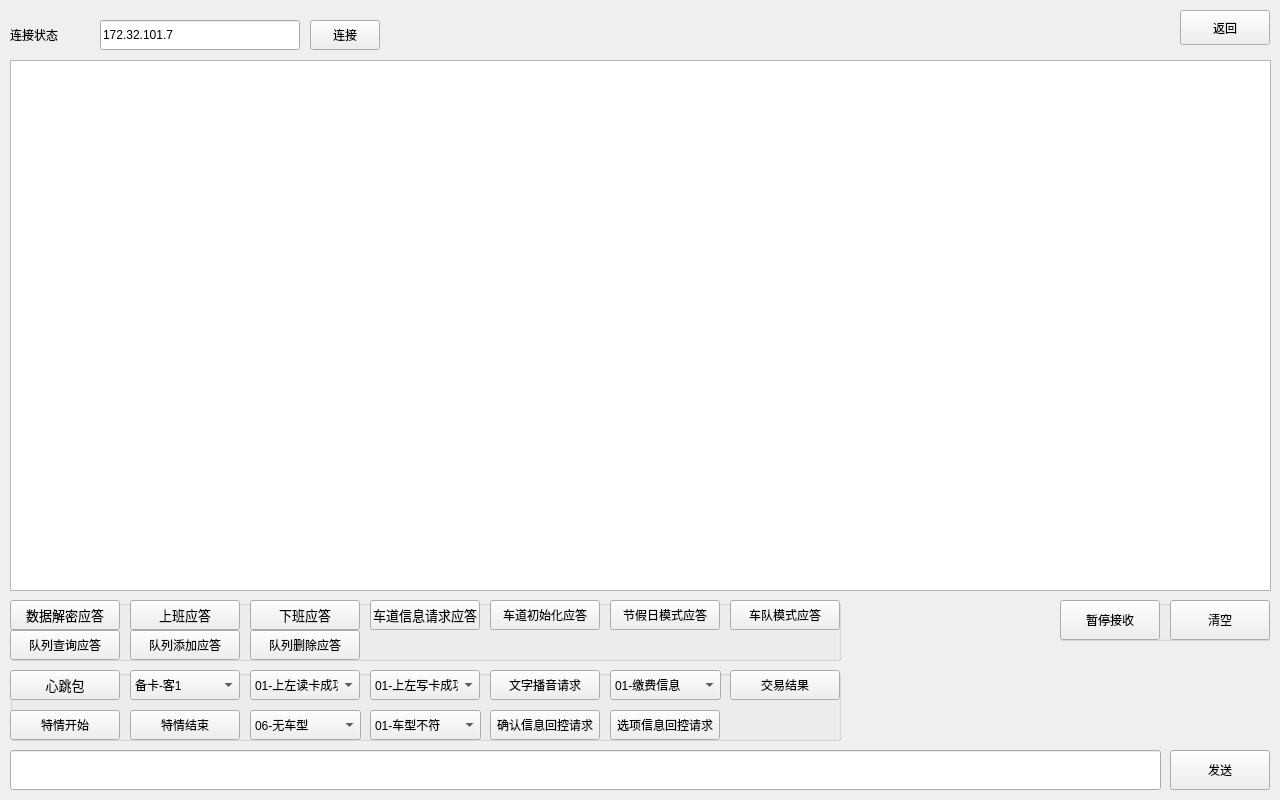
<?xml version="1.0" encoding="UTF-8"?>
<ui version="4.0">
 <class>IntermediateClient</class>
 <widget class="QWidget" name="IntermediateClient">
  <property name="geometry">
   <rect>
    <x>0</x>
    <y>0</y>
    <width>1280</width>
    <height>800</height>
   </rect>
  </property>
  <property name="windowTitle">
   <string>Form</string>
  </property>
  <widget class="QLineEdit" name="lineEdit_Url">
   <property name="geometry">
    <rect>
     <x>100</x>
     <y>20</y>
     <width>200</width>
     <height>30</height>
    </rect>
   </property>
   <property name="text">
    <string>172.32.101.7</string>
   </property>
  </widget>
  <widget class="QPushButton" name="pushButton_Connect">
   <property name="geometry">
    <rect>
     <x>310</x>
     <y>20</y>
     <width>70</width>
     <height>30</height>
    </rect>
   </property>
   <property name="text">
    <string>连接</string>
   </property>
  </widget>
  <widget class="QGroupBox" name="groupBox_2">
   <property name="geometry">
    <rect>
     <x>10</x>
     <y>600</y>
     <width>831</width>
     <height>61</height>
    </rect>
   </property>
   <property name="title">
    <string/>
   </property>
   <widget class="QPushButton" name="pushButton_VehQueue">
    <property name="geometry">
     <rect>
      <x>720</x>
      <y>0</y>
      <width>110</width>
      <height>30</height>
     </rect>
    </property>
    <property name="text">
     <string>车队模式应答</string>
    </property>
   </widget>
   <widget class="QPushButton" name="pushButton_LandInitLoad">
    <property name="geometry">
     <rect>
      <x>480</x>
      <y>0</y>
      <width>110</width>
      <height>30</height>
     </rect>
    </property>
    <property name="text">
     <string>车道初始化应答</string>
    </property>
   </widget>
   <widget class="QPushButton" name="pushButton_GoWork">
    <property name="geometry">
     <rect>
      <x>120</x>
      <y>0</y>
      <width>110</width>
      <height>30</height>
     </rect>
    </property>
    <property name="font">
     <font>
      <pointsize>10</pointsize>
     </font>
    </property>
    <property name="text">
     <string>上班应答</string>
    </property>
   </widget>
   <widget class="QPushButton" name="pushButton_HoliDay">
    <property name="geometry">
     <rect>
      <x>600</x>
      <y>0</y>
      <width>110</width>
      <height>30</height>
     </rect>
    </property>
    <property name="text">
     <string>节假日模式应答</string>
    </property>
   </widget>
   <widget class="QPushButton" name="pushButton_WorkOff">
    <property name="geometry">
     <rect>
      <x>240</x>
      <y>0</y>
      <width>110</width>
      <height>30</height>
     </rect>
    </property>
    <property name="font">
     <font>
      <pointsize>10</pointsize>
     </font>
    </property>
    <property name="text">
     <string>下班应答</string>
    </property>
   </widget>
   <widget class="QPushButton" name="pushButton_QueueQuery">
    <property name="geometry">
     <rect>
      <x>0</x>
      <y>30</y>
      <width>110</width>
      <height>30</height>
     </rect>
    </property>
    <property name="text">
     <string>队列查询应答</string>
    </property>
   </widget>
   <widget class="QPushButton" name="pushButton_DownloadPara">
    <property name="geometry">
     <rect>
      <x>360</x>
      <y>0</y>
      <width>110</width>
      <height>30</height>
     </rect>
    </property>
    <property name="font">
     <font>
      <pointsize>10</pointsize>
     </font>
    </property>
    <property name="text">
     <string>车道信息请求应答</string>
    </property>
   </widget>
   <widget class="QPushButton" name="pushButton_QueueAdd">
    <property name="geometry">
     <rect>
      <x>120</x>
      <y>30</y>
      <width>110</width>
      <height>30</height>
     </rect>
    </property>
    <property name="text">
     <string>队列添加应答</string>
    </property>
   </widget>
   <widget class="QPushButton" name="pushButton_QueueDel">
    <property name="geometry">
     <rect>
      <x>240</x>
      <y>30</y>
      <width>110</width>
      <height>30</height>
     </rect>
    </property>
    <property name="text">
     <string>队列删除应答</string>
    </property>
   </widget>
   <widget class="QPushButton" name="pushButton_UserInfo">
    <property name="geometry">
     <rect>
      <x>0</x>
      <y>0</y>
      <width>110</width>
      <height>30</height>
     </rect>
    </property>
    <property name="font">
     <font>
      <pointsize>10</pointsize>
     </font>
    </property>
    <property name="text">
     <string>数据解密应答</string>
    </property>
   </widget>
  </widget>
  <widget class="QLabel" name="label_status">
   <property name="geometry">
    <rect>
     <x>10</x>
     <y>20</y>
     <width>90</width>
     <height>30</height>
    </rect>
   </property>
   <property name="text">
    <string>连接状态</string>
   </property>
  </widget>
  <widget class="QLineEdit" name="lineEdit_Send">
   <property name="geometry">
    <rect>
     <x>10</x>
     <y>750</y>
     <width>1151</width>
     <height>40</height>
    </rect>
   </property>
  </widget>
  <widget class="QTextEdit" name="textEdit">
   <property name="geometry">
    <rect>
     <x>10</x>
     <y>60</y>
     <width>1261</width>
     <height>531</height>
    </rect>
   </property>
  </widget>
  <widget class="QGroupBox" name="groupBox">
   <property name="geometry">
    <rect>
     <x>1060</x>
     <y>600</y>
     <width>210</width>
     <height>41</height>
    </rect>
   </property>
   <property name="title">
    <string/>
   </property>
   <widget class="QPushButton" name="pushButton_Stop">
    <property name="geometry">
     <rect>
      <x>0</x>
      <y>0</y>
      <width>100</width>
      <height>40</height>
     </rect>
    </property>
    <property name="text">
     <string>暂停接收</string>
    </property>
   </widget>
   <widget class="QPushButton" name="pushButton_Clean">
    <property name="geometry">
     <rect>
      <x>110</x>
      <y>0</y>
      <width>100</width>
      <height>40</height>
     </rect>
    </property>
    <property name="text">
     <string>清空</string>
    </property>
   </widget>
  </widget>
  <widget class="QPushButton" name="pushButton_Send">
   <property name="geometry">
    <rect>
     <x>1170</x>
     <y>750</y>
     <width>100</width>
     <height>40</height>
    </rect>
   </property>
   <property name="text">
    <string>发送</string>
   </property>
  </widget>
  <widget class="QPushButton" name="pushButton_Back">
   <property name="geometry">
    <rect>
     <x>1180</x>
     <y>10</y>
     <width>90</width>
     <height>35</height>
    </rect>
   </property>
   <property name="text">
    <string>返回</string>
   </property>
  </widget>
  <widget class="QGroupBox" name="groupBox_3">
   <property name="geometry">
    <rect>
     <x>10</x>
     <y>670</y>
     <width>831</width>
     <height>71</height>
    </rect>
   </property>
   <property name="title">
    <string/>
   </property>
   <widget class="QComboBox" name="comboBox_GetBackCode_En">
    <property name="geometry">
     <rect>
      <x>240</x>
      <y>40</y>
      <width>111</width>
      <height>30</height>
     </rect>
    </property>
    <item>
     <property name="text">
      <string>06-无车型</string>
     </property>
    </item>
    <item>
     <property name="text">
      <string>07-无车牌</string>
     </property>
    </item>
    <item>
     <property name="text">
      <string>08-账号授权</string>
     </property>
    </item>
    <item>
     <property name="text">
      <string>10-无称重信息</string>
     </property>
    </item>
    <item>
     <property name="text">
      <string>12-车牌重复</string>
     </property>
    </item>
    <item>
     <property name="text">
      <string>13-挂车称重确认</string>
     </property>
    </item>
    <item>
     <property name="text">
      <string>14-车型车轴不符</string>
     </property>
    </item>
    <item>
     <property name="text">
      <string>15-货车超限</string>
     </property>
    </item>
    <item>
     <property name="text">
      <string>16-大件运输许可</string>
     </property>
    </item>
   </widget>
   <widget class="QPushButton" name="pushButton_CheckMsgCtrl">
    <property name="geometry">
     <rect>
      <x>480</x>
      <y>40</y>
      <width>110</width>
      <height>30</height>
     </rect>
    </property>
    <property name="text">
     <string>确认信息回控请求</string>
    </property>
   </widget>
   <widget class="QPushButton" name="pushButton_SelectMsgCtrl">
    <property name="geometry">
     <rect>
      <x>600</x>
      <y>40</y>
      <width>110</width>
      <height>30</height>
     </rect>
    </property>
    <property name="text">
     <string>选项信息回控请求</string>
    </property>
   </widget>
   <widget class="QPushButton" name="pushButton_TextBroadCast">
    <property name="geometry">
     <rect>
      <x>480</x>
      <y>0</y>
      <width>110</width>
      <height>30</height>
     </rect>
    </property>
    <property name="text">
     <string>文字播音请求</string>
    </property>
   </widget>
   <widget class="QPushButton" name="pushButton_HeartBeat">
    <property name="geometry">
     <rect>
      <x>0</x>
      <y>0</y>
      <width>110</width>
      <height>30</height>
     </rect>
    </property>
    <property name="font">
     <font>
      <pointsize>10</pointsize>
     </font>
    </property>
    <property name="text">
     <string>心跳包</string>
    </property>
   </widget>
   <widget class="QComboBox" name="comboBox_ReadCard">
    <property name="geometry">
     <rect>
      <x>240</x>
      <y>0</y>
      <width>110</width>
      <height>30</height>
     </rect>
    </property>
    <item>
     <property name="text">
      <string>01-上左读卡成功</string>
     </property>
    </item>
    <item>
     <property name="text">
      <string>02-上右读卡成功</string>
     </property>
    </item>
    <item>
     <property name="text">
      <string>03-下左读卡成功</string>
     </property>
    </item>
    <item>
     <property name="text">
      <string>04-下右读卡成功</string>
     </property>
    </item>
    <item>
     <property name="text">
      <string>05-上左读卡失败</string>
     </property>
    </item>
    <item>
     <property name="text">
      <string>06-上右读卡失败</string>
     </property>
    </item>
    <item>
     <property name="text">
      <string>07-下左读卡失败</string>
     </property>
    </item>
    <item>
     <property name="text">
      <string>08-下右读卡失败</string>
     </property>
    </item>
   </widget>
   <widget class="QComboBox" name="comboBox_WriteCard">
    <property name="geometry">
     <rect>
      <x>360</x>
      <y>0</y>
      <width>110</width>
      <height>30</height>
     </rect>
    </property>
    <item>
     <property name="text">
      <string>01-上左写卡成功</string>
     </property>
    </item>
    <item>
     <property name="text">
      <string>02-上右写卡成功</string>
     </property>
    </item>
    <item>
     <property name="text">
      <string>03-下左写卡成功</string>
     </property>
    </item>
    <item>
     <property name="text">
      <string>04-下右写卡成功</string>
     </property>
    </item>
    <item>
     <property name="text">
      <string>05-上左写卡失败</string>
     </property>
    </item>
    <item>
     <property name="text">
      <string>06-上右写卡失败</string>
     </property>
    </item>
    <item>
     <property name="text">
      <string>07-下左写卡失败</string>
     </property>
    </item>
    <item>
     <property name="text">
      <string>08-下右写卡失败</string>
     </property>
    </item>
   </widget>
   <widget class="QComboBox" name="comboBox_PrepareCard">
    <property name="geometry">
     <rect>
      <x>120</x>
      <y>0</y>
      <width>110</width>
      <height>30</height>
     </rect>
    </property>
    <item>
     <property name="text">
      <string>备卡-客1</string>
     </property>
    </item>
    <item>
     <property name="text">
      <string>备卡-客2</string>
     </property>
    </item>
    <item>
     <property name="text">
      <string>备卡-客3</string>
     </property>
    </item>
    <item>
     <property name="text">
      <string>备卡-客4</string>
     </property>
    </item>
    <item>
     <property name="text">
      <string>备卡-货1</string>
     </property>
    </item>
    <item>
     <property name="text">
      <string>备卡-货2</string>
     </property>
    </item>
    <item>
     <property name="text">
      <string>备卡-货3</string>
     </property>
    </item>
    <item>
     <property name="text">
      <string>备卡-货4</string>
     </property>
    </item>
    <item>
     <property name="text">
      <string>备卡-货5</string>
     </property>
    </item>
    <item>
     <property name="text">
      <string>备卡-货6</string>
     </property>
    </item>
    <item>
     <property name="text">
      <string>备卡-专1</string>
     </property>
    </item>
    <item>
     <property name="text">
      <string>备卡-专2</string>
     </property>
    </item>
    <item>
     <property name="text">
      <string>备卡-专3</string>
     </property>
    </item>
    <item>
     <property name="text">
      <string>备卡-专4</string>
     </property>
    </item>
    <item>
     <property name="text">
      <string>备卡-专5</string>
     </property>
    </item>
    <item>
     <property name="text">
      <string>备卡-专6</string>
     </property>
    </item>
   </widget>
   <widget class="QPushButton" name="pushButton_Start">
    <property name="geometry">
     <rect>
      <x>0</x>
      <y>40</y>
      <width>110</width>
      <height>30</height>
     </rect>
    </property>
    <property name="text">
     <string>特情开始</string>
    </property>
   </widget>
   <widget class="QPushButton" name="pushButton_End">
    <property name="geometry">
     <rect>
      <x>120</x>
      <y>40</y>
      <width>110</width>
      <height>30</height>
     </rect>
    </property>
    <property name="text">
     <string>特情结束</string>
    </property>
   </widget>
   <widget class="QPushButton" name="pushButton_TradeResult">
    <property name="geometry">
     <rect>
      <x>720</x>
      <y>0</y>
      <width>110</width>
      <height>30</height>
     </rect>
    </property>
    <property name="text">
     <string>交易结果</string>
    </property>
   </widget>
   <widget class="QComboBox" name="comboBox_GetBackCode_Ex">
    <property name="geometry">
     <rect>
      <x>360</x>
      <y>40</y>
      <width>111</width>
      <height>30</height>
     </rect>
    </property>
    <item>
     <property name="text">
      <string>01-车型不符</string>
     </property>
    </item>
    <item>
     <property name="text">
      <string>02-车牌不符</string>
     </property>
    </item>
    <item>
     <property name="text">
      <string>03-无入口信息</string>
     </property>
    </item>
    <item>
     <property name="text">
      <string>04-车种不符</string>
     </property>
    </item>
    <item>
     <property name="text">
      <string>05-车轴不符</string>
     </property>
    </item>
    <item>
     <property name="text">
      <string>06-无车型</string>
     </property>
    </item>
    <item>
     <property name="text">
      <string>07-无车牌</string>
     </property>
    </item>
    <item>
     <property name="text">
      <string>08-账号授权</string>
     </property>
    </item>
    <item>
     <property name="text">
      <string>09-请求核单</string>
     </property>
    </item>
    <item>
     <property name="text">
      <string>10-无称重信息</string>
     </property>
    </item>
    <item>
     <property name="text">
      <string>11-拖车确认</string>
     </property>
    </item>
    <item>
     <property name="text">
      <string>12-车牌重复</string>
     </property>
    </item>
    <item>
     <property name="text">
      <string>16-大件运输许可</string>
     </property>
    </item>
   </widget>
   <widget class="QComboBox" name="comboBox_TradeInfo">
    <property name="geometry">
     <rect>
      <x>600</x>
      <y>0</y>
      <width>111</width>
      <height>30</height>
     </rect>
    </property>
    <item>
     <property name="text">
      <string>01-缴费信息</string>
     </property>
    </item>
    <item>
     <property name="text">
      <string>02-车辆信息</string>
     </property>
    </item>
    <item>
     <property name="text">
      <string>03-货车超限</string>
     </property>
    </item>
    <item>
     <property name="text">
      <string>04-限行客车</string>
     </property>
    </item>
    <item>
     <property name="text">
      <string>05-限行危险品车</string>
     </property>
    </item>
   </widget>
  </widget>
 </widget>
 <resources/>
 <connections/>
</ui>
